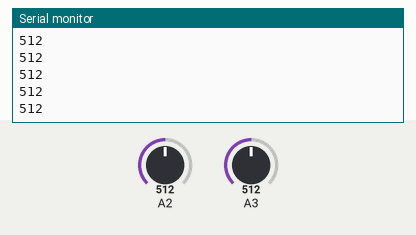
Recording of a sketch running on a simulated Arduino Uno, built with avr-gcc and run on an emulated ATmega328P. Shown: the last lines printed to the serial monitor. Inputs (shaded band) come from the test bench; at power-on: A2 = 512, A3 = 512.

Above: at 1.2 s.
1.3 s: A2 set to 716
At 1.31 s:
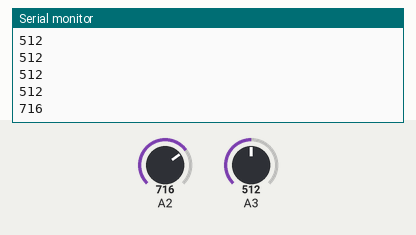
2.8 s: A3 set to 306
At 2.82 s:
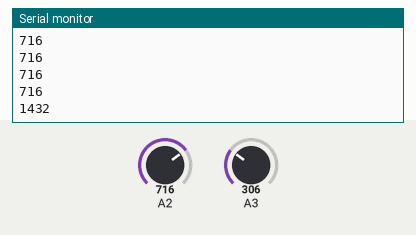
4.3 s: A2 set to 900
At 4.33 s:
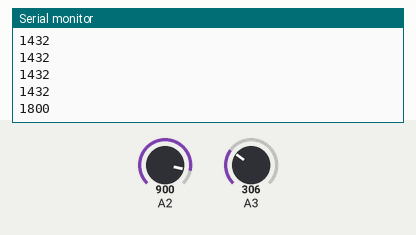
5.8 s: A3 set to 122
At 5.84 s:
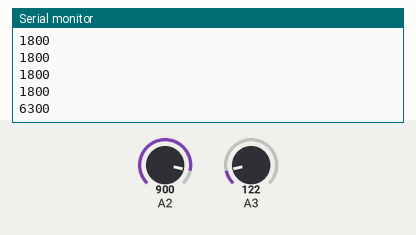
Timing chart, 0 to 8.3 s (numbered marks = the images above; inputs shaded):
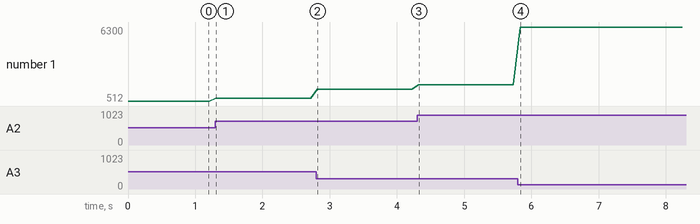

Measured:
- after the input at 1.3 s, the serial monitor: prints a new line at once (image 1)
- after the input at 2.8 s, the serial monitor: prints a new line at once (image 2)
- after the input at 4.3 s, the serial monitor: prints a new line at once (image 3)
- after the input at 5.8 s, the serial monitor: prints a new line at once (image 4)
- plotted number 1: 512 → 716 after the input at 1.3 s, 716 → 1432 after the input at 2.8 s, 1432 → 1800 after the input at 4.3 s, 1800 → 6300 after the input at 5.8 s

The sketch:

pwmtest.ino
```cpp
#include <Wire.h>
#include <Adafruit_PWMServoDriver.h>
//#include <UnicViewAD.h>

Adafruit_PWMServoDriver pwm = Adafruit_PWMServoDriver();
constexpr float duty_cycle_1 = 80.0;
constexpr float duty_cycle_2 = 20.0;

int ler_sensor();
void controlar_fita(uint8_t porta, int intensidade);
void set_fita();

void setup() {
  Serial.begin(9600);
set_fita();

}

void loop() {
  controlar_fita(14, duty_cycle_1);
  controlar_fita(15, duty_cycle_2);
  Serial.println(ler_sensor());
  delay(100);

}


int ler_sensor()
{
  int x1, x2, x3;
   x1 = analogRead(A2);
   x2 = analogRead(A3);

   if (x2>x1)
   {
     x3 = x2/x1;
     return x3*x2;
   }
   else
   {
     x3 = x1/x2;
     return x3*x1;
   }

}

void controlar_fita(uint8_t porta, int intensidade){
  pwm.setPWM(porta, 0, (intensidade/100.0)*4095);
}

void set_fita(){

  pwm.begin();
  pwm.setOscillatorFrequency(27000000);
  pwm.setPWMFreq(1600);

  Wire.setClock(400000);
}
```
